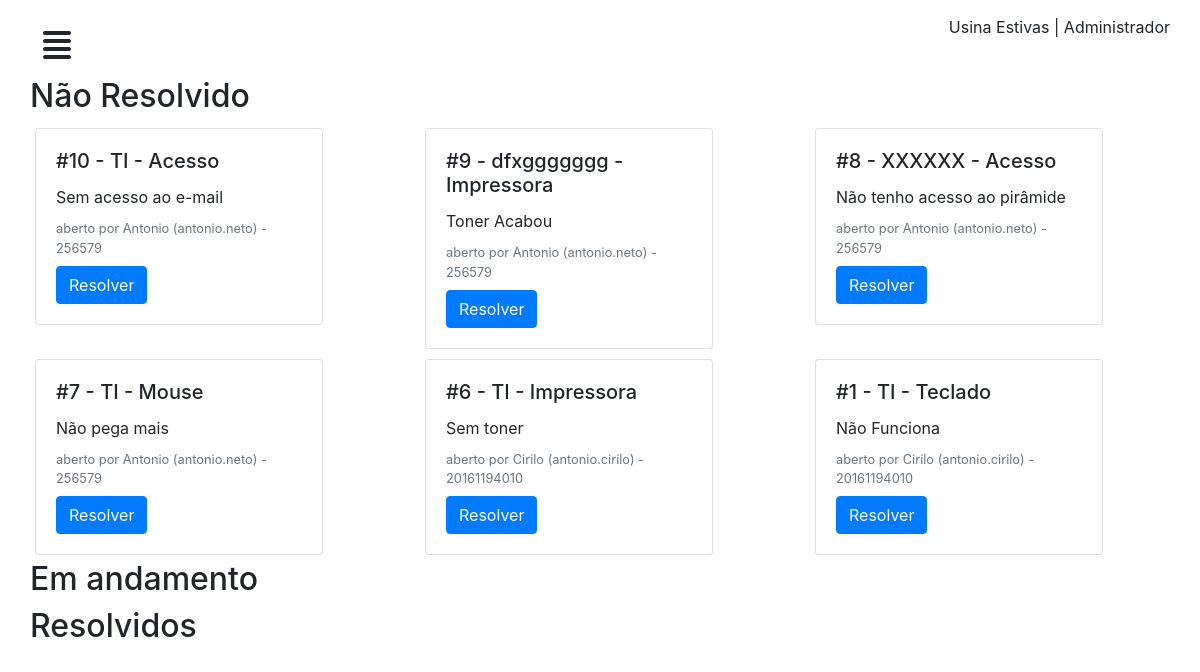
Before: /perfil/chamados/ (signed in) with the older database file.
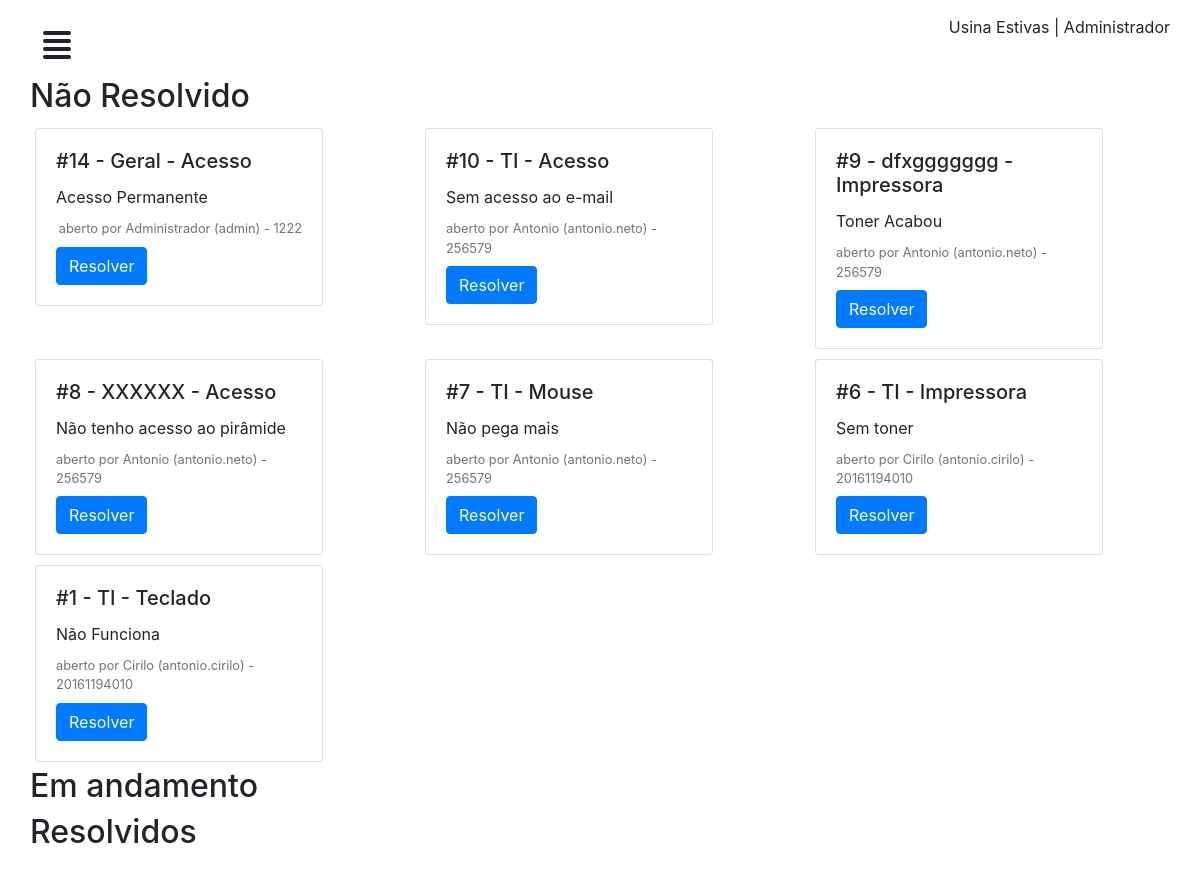
After: the same page with the newer database file.
### chamados/models.py (models this page shows)
class Chamado(models.Model):
	setor = models.CharField('Setor', max_length=50)
	problema = models.TextField('problema')
	situacao = models.IntegerField('situacao', default=1)
	user = models.ForeignKey(CustomUser, on_delete=models.CASCADE)
	relacao = models.ForeignKey(ProblemaRelacionado, on_delete=models.CASCADE)

class ProblemaRelacionado(models.Model):
	relacao = models.CharField('problema relacionado', max_length=50)
	def __str__(self):
		return self.relacao

class CustomUser (AbstractUser):
	matricula = models.CharField('matricula', max_length=11)
	apelido = models.CharField('apelido', max_length=50)
	def __str__(self):
		return self.username

### chamados/views.py (the view)
# urls.py: path('perfil/chamados/', adminchamados, name="adminchamados"),
@login_required
def adminchamados(request):
	chamado = Chamado.objects.all().order_by('-id')
	contexto = {
	'admin_chamado': chamado
	}
	return render(request, 'admin/adminchamados.html', contexto)

### chamados/templates/admin/adminchamados.html (shortened to what this page needs)
{% extends "dashboard/baseperfil.html" %}
{% load static %}
{% block conteudo %}
	<div class="row">
		<div class="col-12">
			<h2>Não Resolvido</h2>
		</div>
		{% for chamado in admin_chamado %}
		{% if chamado.situacao == 1 %}
		<div class="col-md-4 col-12">
			<div class="card" style="width: 18rem; margin: 5px;">
				<div class="card-body">
					<h5 class="card-title">#{{chamado.id}} - {{chamado.setor}} - {{chamado.relacao}}</h5>
					<p class="card-text"> {{chamado.problema}} </p>
					<small class=" card-subtitle mb-2 text-muted float-right">aberto por {{chamado.user.apelido}} ({{chamado.user}}) - {{chamado.user.matricula}}
					</small>
					<a href="{% url 'resolverchamado' chamado.id %}" class="btn btn-primary">Resolver</a>
				</div>
			</div>
		</div>
		{% endif %}
		{% empty %}
		<h1>Nada para resolver</h1>
		{% endfor %}
	</div>
	<div class="row">
		<div class="col-12">
			<h2>Em andamento</h2>
		</div>
	</div>
	<div class="row">
		<div class="col-12">
			<h2>Resolvidos</h2>
		</div>
	</div>
{% endblock %}

Changed rows visible on the page:
added Chamado: id "14", setor "Geral", relacao "Acesso", problema "Acesso Permanente", user.apelido "Administrador", user "admin", user.matricula "1222"
